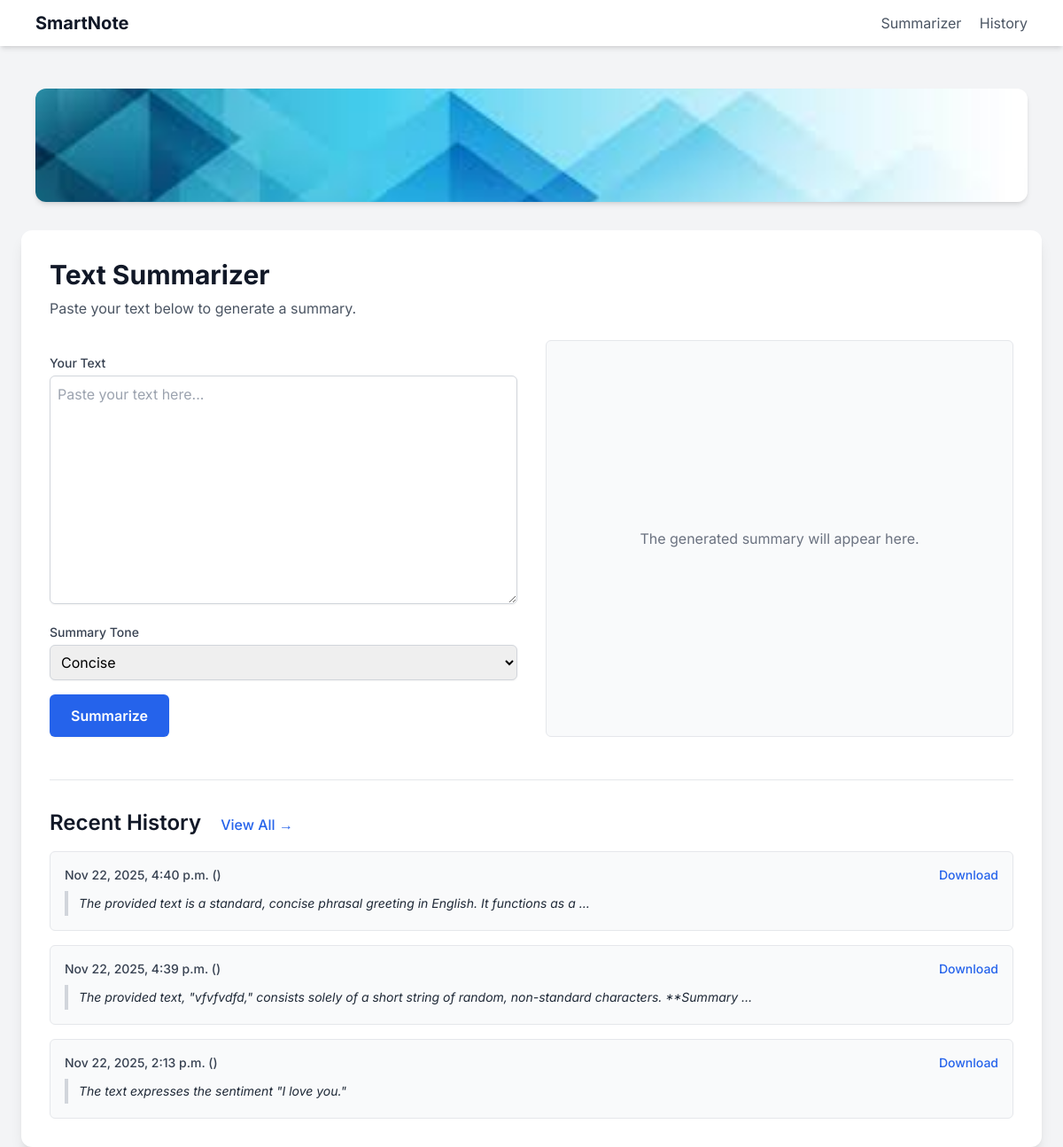
The app's page /assistant/summarize/, older data.
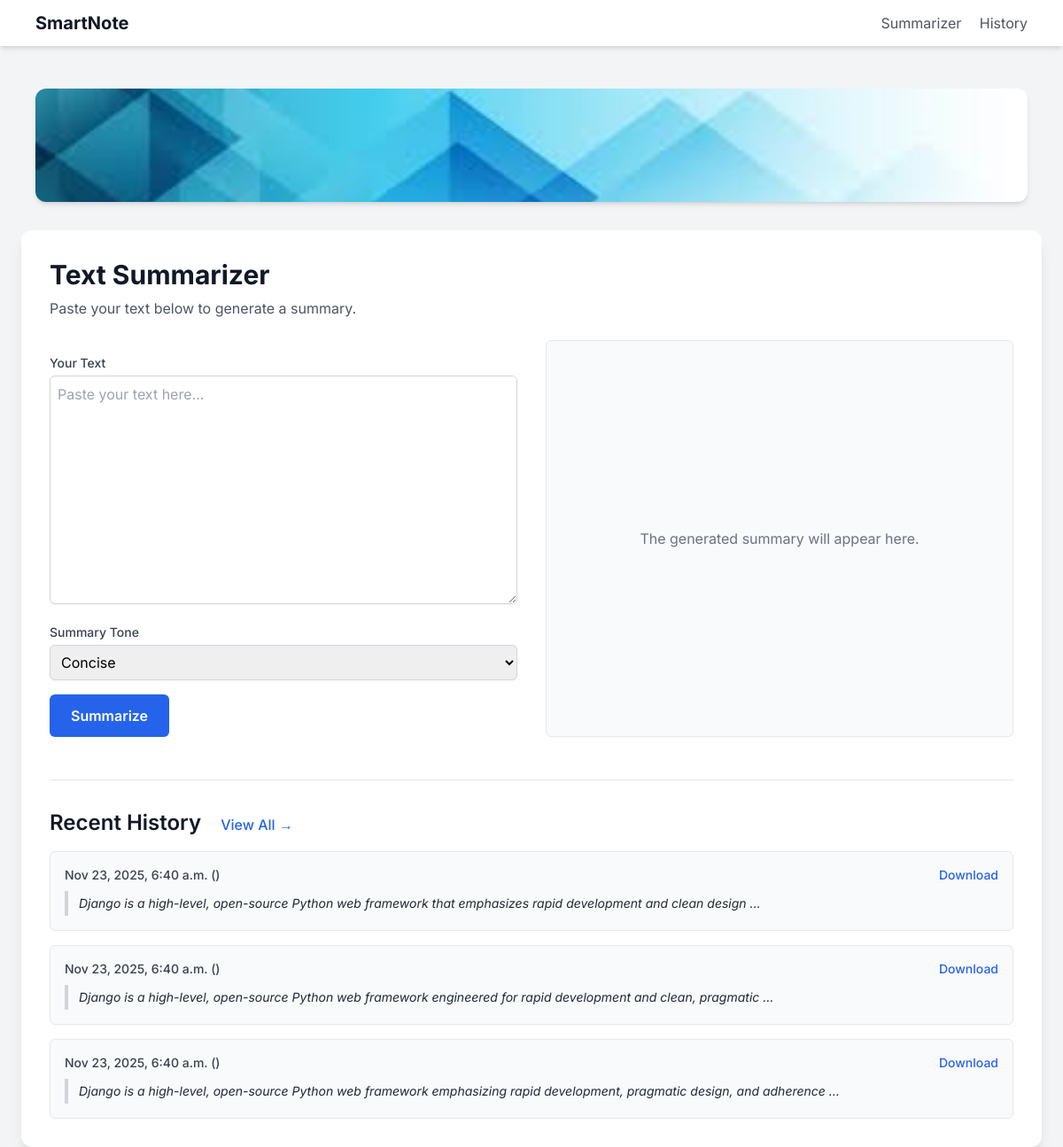
The same page, newer data.
### assistant/models.py (models this page shows, shortened)
class SummaryHistory(models.Model):
    original_text = models.TextField()
    summary_text = models.TextField()
    tone = models.CharField(max_length=50)
    created_at = models.DateTimeField(auto_now_add=True)

### assistant/views.py (the view, shortened to what this page needs)
# urls.py: path('summarize/', views.summarize_text, name='summarize_text'),
def summarize_text(request):
    summary_text = ""
    error_message = None
    input_word_count = 0
    summary_word_count = 0
    form = SummaryForm(request.POST or None)
    history_list = SummaryHistory.objects.all().order_by('-created_at')[:3]
    context = {
        'form': form,
        'summary_text': summary_text,
        'error_message': error_message,
        'input_word_count': input_word_count,
        'summary_word_count': summary_word_count,
        'history_list': history_list,
    }
    return render(request, 'assistant/summarize.html', context)

### assistant/forms.py
class SummaryForm(forms.Form):
    original_text = forms.CharField(
        label="Your Text",
        widget=forms.Textarea(attrs={
            'rows': 10,
            'class': 'w-full p-2 border border-gray-300 rounded-md shadow-sm focus:ring-blue-500 focus:border-blue-500',
            'placeholder': 'Paste your text here...'
        })
    )
    tone = forms.ChoiceField(
        label="Summary Tone",
        choices=TONE_CHOICES,
        widget=forms.Select(attrs={
            'class': 'w-full p-2 border border-gray-300 rounded-md shadow-sm focus:ring-blue-500 focus:border-blue-500'
        })
    )

### assistant/templates/assistant/summarize.html (shortened to what this page needs)
{% extends 'assistant/assistant_base.html' %}
{% load static %}
{% block content %}
    <h1 class="text-3xl font-bold text-gray-900 mb-2">
        Text Summarizer
    </h1>
    <p class="text-gray-600 mb-6">
        Paste your text below to generate a summary.
    </p>
    <div class="grid grid-cols-1 lg:grid-cols-2 lg:gap-8">
        <div class="w-full">
            <form method="POST" action="{% url 'summarize_text' %}" class="space-y-4">
                <div>
                    <label for="{{ form.original_text.id_for_label }}" class="block text-sm font-medium text-gray-700 mb-1">
                        {{ form.original_text.label }}
                    </label>
                    {{ form.original_text }}
                </div>
                <div>
                    <label for="{{ form.tone.id_for_label }}" class="block text-sm font-medium text-gray-700 mb-1">
                        {{ form.tone.label }}
                    </label>
                    {{ form.tone }}
                </div>
                <button type="submit" class="w-full sm:w-auto flex items-center justify-center px-6 py-3 bg-blue-600 text-white font-semibold rounded-md shadow-sm hover:bg-blue-700 focus:outline-none focus:ring-2 focus:ring-blue-500 focus:ring-offset-2 transition-colors duration-200">
                    Summarize
                </button>
            </form>
        </div>
        <div class="w-full mt-6 lg:mt-0">
            {% if not summary_text and not error_message %}
            <div class="h-full flex items-center justify-center p-4 bg-gray-50 rounded-md border border-gray-200">
                <p class="text-gray-500">The generated summary will appear here.</p>
            </div>
            {% endif %}
        </div>
    </div>
    <div class="mt-12 pt-8 border-t border-gray-200">
        <h2 class="text-2xl font-semibold text-gray-900 mb-4">
            Recent History
            <a href="{% url 'history_list' %}" class="text-base font-medium text-blue-600 hover:text-blue-800 ml-4">
                View All &rarr;
            </a>
        </h2>
        {% if history_list %}
            <div class="space-y-4">
                {% for item in history_list %}
                    <div class="p-4 bg-gray-50 rounded-md border border-gray-200">
                        <div class="flex justify-between items-center mb-2">
                            <span class="text-sm font-medium text-gray-700">
                                {{ item.created_at|date:"M d, Y, P" }} ({{ item.get_tone_display }})
                            </span>
                            <a href="{% url 'download_summary' item.id %}" download
                               class="text-sm text-blue-600 hover:text-blue-800 font-medium">
                                Download
                            </a>
                        </div>
                        <blockquote class="text-sm text-gray-800 italic border-l-4 border-gray-300 pl-3 py-1">
                            {{ item.summary_text|truncatewords:15 }}
                        </blockquote>
                    </div>
                {% endfor %}
            </div>
        {% else %}
            <p class="text-gray-500">You have no summary history yet.</p>
        {% endif %}
    </div>
{% endblock content %}

### assistant/templates/assistant/assistant_base.html (shortened to what this page needs)
{% load static %}
<!DOCTYPE html>
<html lang="en">
<head>
    <script src="https://cdn.tailwindcss.com"></script>
    <link rel="stylesheet" href="{% static 'assistant/css/style.css' %}">
</head>
<body class="bg-gray-100 min-h-screen">
    <nav class="bg-white shadow-md">
        <div class="max-w-6xl mx-auto px-4 py-3 flex justify-between items-center">
            <a href="{% url 'summarize_text' %}" class="text-xl font-bold text-gray-900">SmartNote</a>
            <div class="space-x-4">
                <a href="{% url 'summarize_text' %}" class="text-gray-600 hover:text-blue-600">Summarizer</a>
                <a href="{% url 'history_list' %}" class="text-gray-600 hover:text-blue-600">History</a>
            </div>
        </div>
    </nav>
    <div class="max-w-6xl mx-auto px-4 pt-12">
        <img src="{% static 'assistant/images/banner.jpg' %}"
             alt="Smart Note Assistant Banner"
             class="w-full h-32 object-cover rounded-xl shadow-md mb-8">
    </div>
    <div class="px-4">
        <div class="bg-white w-full max-w-6xl p-6 sm:p-8 rounded-xl shadow-lg mx-auto">
            {% block content %}
            {% endblock %}
        </div>
    </div>
</body>
</html>

### assistant/static/assistant/css/style.css (style rules this page uses)
body { font-family: 'Inter', sans-serif; }
select[name="tone"], textarea { width: 100%; border-radius: 0.375rem; border-color: #D1D5DB; }

Row changes from the older to the newer data that the page shows:
no longer on this page (row unchanged): SummaryHistory: created_at "Nov 22, 2025, 4:40 p.m.", summary_text "The provided text is a standard, concise phrasal greeting in English. It functions as a …"
no longer on this page (row unchanged): SummaryHistory: created_at "Nov 22, 2025, 4:39 p.m.", summary_text "The provided text, \"vfvfvdfd,\" consists solely of a short string of random, non-standard characters. **Summary …"
no longer on this page (row unchanged): SummaryHistory: created_at "Nov 22, 2025, 2:13 p.m.", summary_text "The text expresses the sentiment \"I love you.\""
added SummaryHistory: created_at "Nov 23, 2025, 6:40 a.m.", summary_text "Django is a high-level, open-source Python web framework that emphasizes rapid development and clean design …"
added SummaryHistory: created_at "Nov 23, 2025, 6:40 a.m.", summary_text "Django is a high-level, open-source Python web framework engineered for rapid development and clean, pragmatic …"
added SummaryHistory: created_at "Nov 23, 2025, 6:40 a.m.", summary_text "Django is a high-level, open-source Python web framework emphasizing rapid development, pragmatic design, and adherence …"
